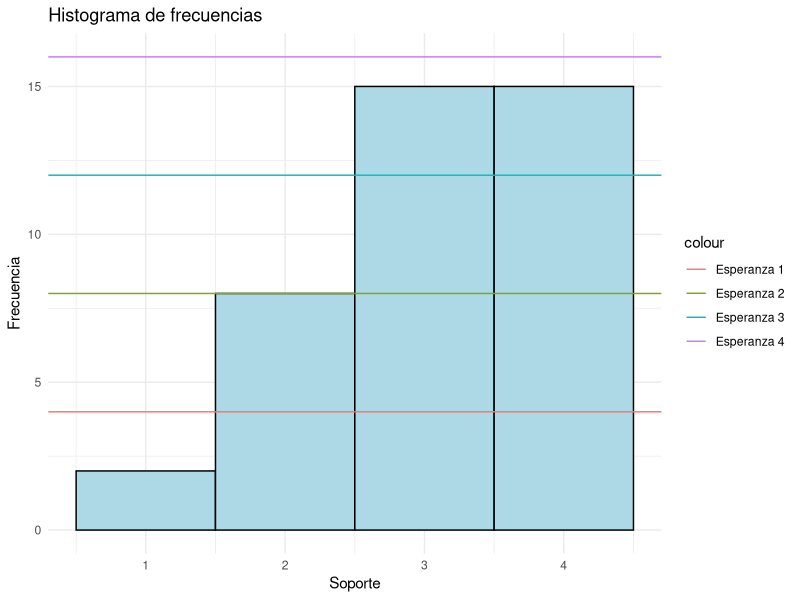
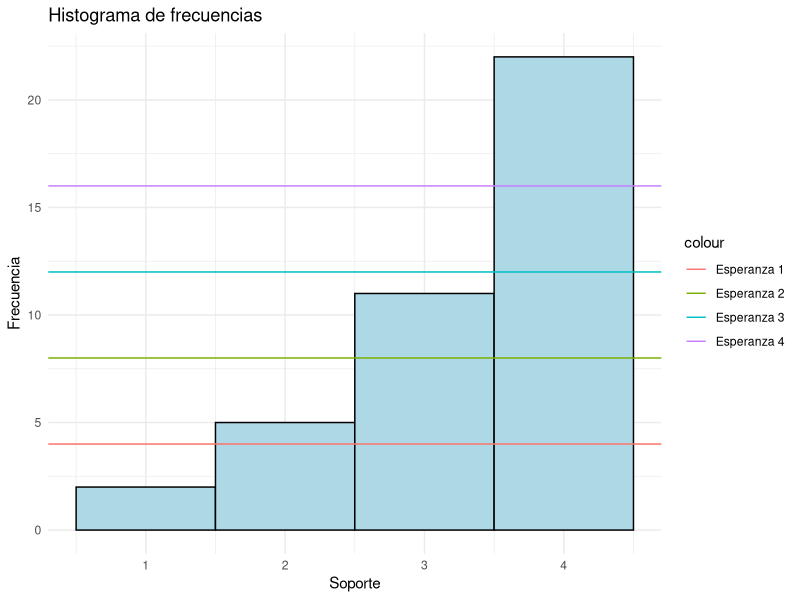
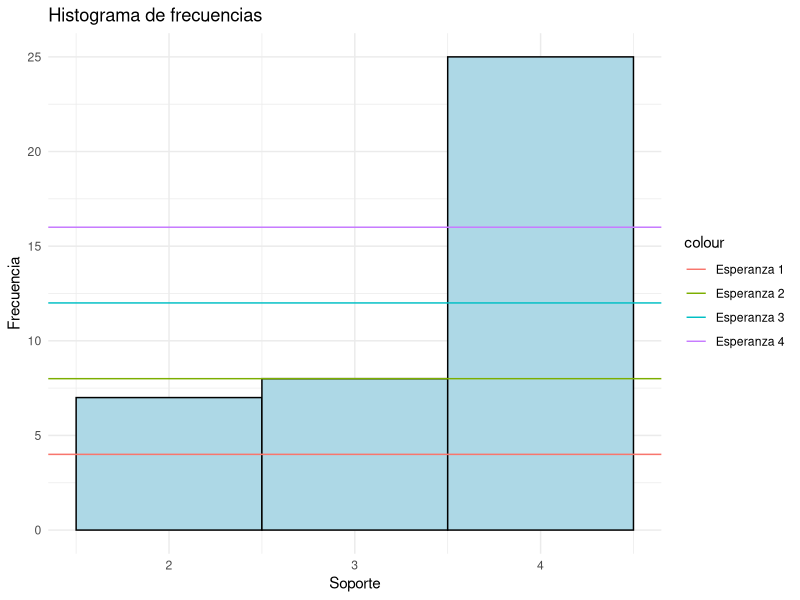
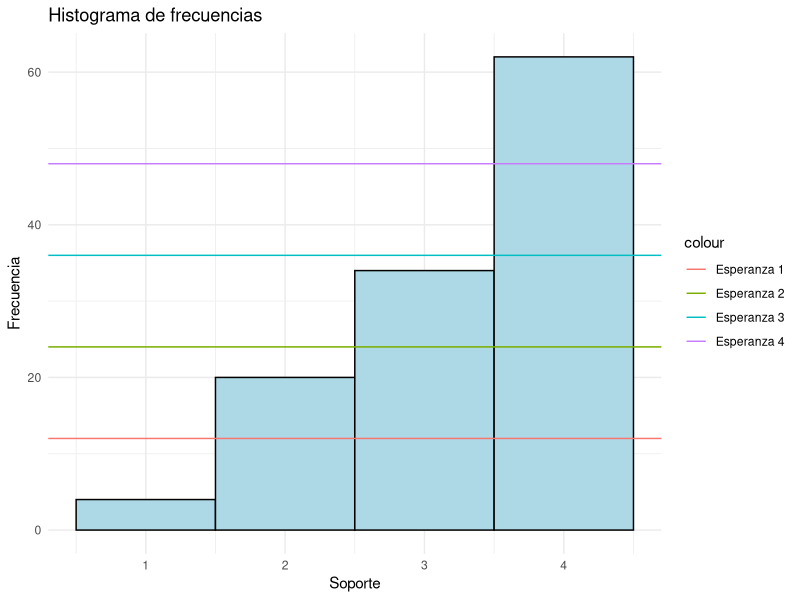
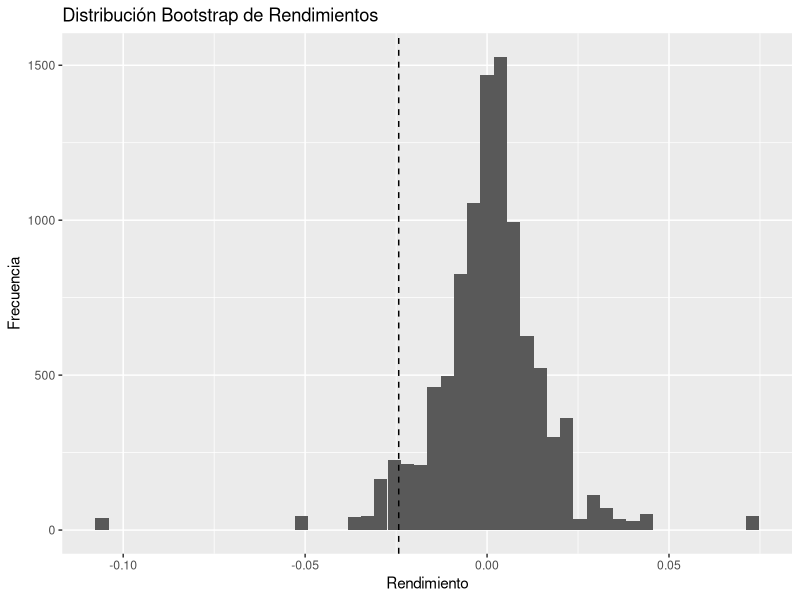

Source code (R) for these figures, in order:
## ---- chunk 1
library(ggplot2)
library(tidyverse)
set.seed(42)
## ---- chunk 2
obj <- c(0.1, 0.2, 0.3, 0.4)
sop <- c(1, 2, 3, 4)
## ---- chunk 3
x_0 <- sample(sop, 1)
print(x_0)
## ---- chunk 4
Q <- matrix(0.25, nrow = 4, ncol = 4)
print(Q)
## ---- chunk 5
n <- 120
x_t <- x_0
states <- c()
for (idx in 1:n) {
  y <- as.integer(sample(x = sop, size = 1, prob = obj))
  alpha_ij <- min(1, obj[y]/obj[x_t])
  u <- runif(n = 1)
  if( u < alpha_ij ){
    # Aceptación
    x_t <- y
  } # Rechazo -> x_t no se actualiza
  states <- c(states, x_t)
}
print(states)
## ---- chunk 6
alpha <- function(i, j) {
  obj <- c(0.1, 0.2, 0.3, 0.4)
  x<- min(1,obj[j]/obj[i])
  return (x)
}
print(alpha(1,4))
## ---- chunk 7
P <- outer(1:4, 1:4, Vectorize(alpha))
print(P)
## ---- chunk 8
df <- data.frame(values = states[1:40])

ggplot(df, aes(x = values)) +
  geom_histogram(binwidth = 1, fill = "lightblue", color = "black") +
  labs(title = "Histograma de frecuencias", x = "Soporte", y = "Frecuencia") +
  geom_hline(aes(yintercept = 40 * obj[1], color="Esperanza 1")) +
  geom_hline(aes(yintercept = 40 * obj[2], color="Esperanza 2")) +
  geom_hline(aes(yintercept = 40 * obj[3], color="Esperanza 3")) +
  geom_hline(aes(yintercept = 40 * obj[4], color="Esperanza 4")) +
  theme_minimal()
## ---- chunk 9
df <- data.frame(values = states[41:80])

ggplot(df, aes(x = values)) +
  geom_histogram(binwidth = 1, fill = "lightblue", color = "black") +
  labs(title = "Histograma de frecuencias", x = "Soporte", y = "Frecuencia") +
  geom_hline(aes(yintercept = 40 * obj[1], color="Esperanza 1")) +
  geom_hline(aes(yintercept = 40 * obj[2], color="Esperanza 2")) +
  geom_hline(aes(yintercept = 40 * obj[3], color="Esperanza 3")) +
  geom_hline(aes(yintercept = 40 * obj[4], color="Esperanza 4")) +
  theme_minimal()
## ---- chunk 10
df <- data.frame(values = states[81:120])

ggplot(df, aes(x = values)) +
  geom_histogram(binwidth = 1, fill = "lightblue", color = "black") +
  labs(title = "Histograma de frecuencias", x = "Soporte", y = "Frecuencia") +
  geom_hline(aes(yintercept = 40 * obj[1], color="Esperanza 1")) +
  geom_hline(aes(yintercept = 40 * obj[2], color="Esperanza 2")) +
  geom_hline(aes(yintercept = 40 * obj[3], color="Esperanza 3")) +
  geom_hline(aes(yintercept = 40 * obj[4], color="Esperanza 4")) +
  theme_minimal()
## ---- chunk 11
df <- data.frame(values = states)

ggplot(df, aes(x = values)) +
  geom_histogram(binwidth = 1, fill = "lightblue", color = "black") +
  labs(title = "Histograma de frecuencias", x = "Soporte", y = "Frecuencia") +
  geom_hline(aes(yintercept = n * obj[1], color="Esperanza 1")) +
  geom_hline(aes(yintercept = n * obj[2], color="Esperanza 2")) +
  geom_hline(aes(yintercept = n * obj[3], color="Esperanza 3")) +
  geom_hline(aes(yintercept = n * obj[4], color="Esperanza 4")) +
  theme_minimal()
## ---- chunk 12
measurements <-  read_csv('data/Mediciones.csv')
head(measurements)
## ---- chunk 13
subset(measurements, is.na(measurements$temperatura))
## ---- chunk 14
indices_faltantes <- which(is.na(measurements), arr.ind=TRUE)[,1]
print(indices_faltantes)
## ---- chunk 15
epsilon    <- 1e-5 # Tolerancia
diferencia <- 1
k          <- 0    # Iteración
max_iter   <- 1e3
n          <- nrow(measurements)

mu_est <- c(mean(measurements$humedad), mean(measurements$temperatura, na.rm = TRUE))
sigma_est <- cov(measurements, use = "complete.obs")
print(mu_est)
print(sigma_est)
## ---- chunk 16
while (diferencia > epsilon && k < max_iter) {
  k <- k + 1
  mu_prev <- mu_est
  sigma_prev <- sigma_est
  
  imputado <- measurements$temperatura 
  beta_condicional <- sigma_est[1, 2] / sigma_est[1, 1]
  
  for(i in indices_faltantes) {
    imputado[i] <- mu_est[2] + beta_condicional * (measurements$humedad[i] - mu_est[1])
  }
  
  var_condicional <- sigma_est[2, 2] - (sigma_est[1, 2]^2 / sigma_est[1, 1])
  # PASO M: Maximización y actualización
  mu_est <- c(mean(measurements$humedad), mean(imputado))
  datos_imputados <- cbind(measurements$humedad, imputado)
  sigma_est <- cov(datos_imputados) * (n - 1) / n
  sigma_est[2, 2] <- sigma_est[2, 2] + ((length(indices_faltantes)/n) * var_condicional)
  
  diferencia <- sum((mu_est - mu_prev)^2) + sum((sigma_est - sigma_prev)^2)
}
## ---- chunk 17
datos_imputados[indices_faltantes,]
## ---- chunk 18
v_0 = 1000
## ---- chunk 19
msft <- read_csv('data/MSF_close.csv')
glimpse(msft)
## ---- chunk 20
msft <- msft %>%
  mutate(
    r_t = log(Adj_close/lag(Adj_close))
  )
## ---- chunk 21
msft <- na.omit(msft)
## ---- chunk 22
T_est <- 252
N_val <- 10

returns_est <- msft$r_t[1:T_est]
returns_val <- msft$r_t[(T_est + 1):(T_est + N_val)]
## ---- chunk 23
B = 10000
alpha = 0.05
## ---- chunk 24
bootstrap_returns <- sample(
  x = returns_est,
  size = B,
  replace = TRUE
)
print(head(bootstrap_returns))
## ---- chunk 25
r_c_hat <- quantile(
  bootstrap_returns,
  probs = alpha
)

r_c_hat
## ---- chunk 26
VaR_USD <- v_0 * (1 - exp(r_c_hat))

VaR_USD
## ---- chunk 27
ggplot(
  data.frame(r_boot = bootstrap_returns),
  aes(x = r_boot)
) +
  geom_histogram(
    bins = 50
  ) +
  geom_vline(
    xintercept = r_c_hat,
    linetype = "dashed"
  ) +
  labs(
    title = "Distribución Bootstrap de Rendimientos",
    x = "Rendimiento",
    y = "Frecuencia"
  )
## ---- chunk 28
PnL_real <- v_0 * (exp(returns_val) - 1)

PnL_real
## ---- chunk 29
I_t <- ifelse(
  PnL_real < -VaR_USD,
  1,
  0
)

I_t
## ---- chunk 30
X_obs <- sum(I_t, na.rm = TRUE)

X_obs
## ---- chunk 31
E_X <- N_val * alpha

E_X
